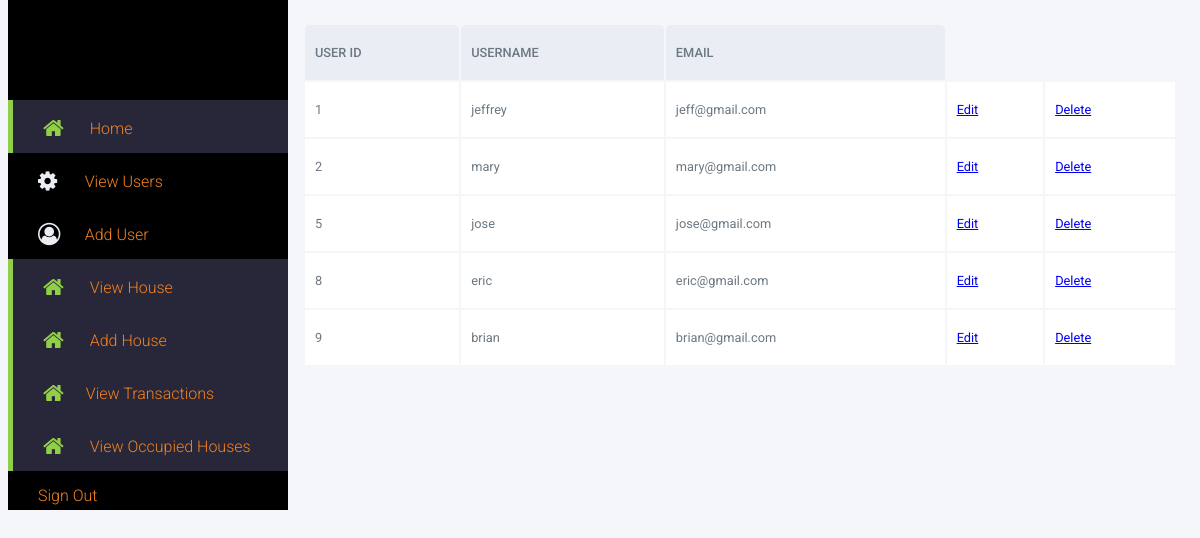
Page /crud/admin.php on the committed database.
### tables this page shows
CREATE TABLE IF NOT EXISTS `myusers` (
  `id` bigint(10) NOT NULL AUTO_INCREMENT,
  `fullname` varchar(70) NOT NULL,
  `username` varchar(70) NOT NULL,
  `email` varchar(60) NOT NULL,
  `password` varchar(60) NOT NULL,
  `usertype` varchar(30) NOT NULL,
  PRIMARY KEY (`id`),
  UNIQUE KEY `username` (`username`),
  UNIQUE KEY `email` (`email`)
);

### crud/admin.php (the view, shortened to what this page needs)
<?php
	include "../Connection/dbConnect.php";
?>
<!DOCTYPE html>
<html>
<head>
	<link rel="stylesheet" type="text/css" href="../css/admin.css">
	<link href="https://stackpath.bootstrapcdn.com/font-awesome/4.7.0/css/font-awesome.min.css" rel="stylesheet">
</head>
<body>
	<section id="sidemenu">
		<nav>
			<a href="../cpanel.php" class="active"><i class="fa fa-home" aria-hidden="true"></i> Home</a>
			<a href="admin.php"><i class="fa fa-cog" aria-hidden="true"> </i> View Users </a>
			<a href="addusers.php"><i class="fa fa-user-circle-o" aria-hidden="true"></i> Add User </a>
			<a href="viewhouse.php" class="active"><i class="fa fa-home" aria-hidden="true"></i> View House</a>
		<a href="../crud/addhouse.php" class="active"><i class="fa fa-home" aria-hidden="true"></i> Add House</a>
<a href="../crud/transactions.php" class="active"><i class="fa fa-home" aria-hidden="true"></i>View Transactions</a>
<a href="../crud/occupied.php" class="active"><i class="fa fa-home" aria-hidden="true"></i> View Occupied Houses</a>
<a href="../DB/userProcess.php?signout">Sign Out</a>
		</nav>
	</section>
	<section id="content-area">
		<table>
			<thead>
				<tr>
					<th> User ID </th>
					<th> Username </th>
					<th> Email </th>
				</tr>
			</thead>
			<?php
				$sql = "SELECT * FROM myusers";
				$query = $conn -> query($sql);
				if ($query -> num_rows > 0) {
					while ($row = mysqli_fetch_object($query)) {
			?>
			<tbody>
				<tr>
					<td> <?php echo $row ->id?> </td>
					<td> <?php echo $row ->username?> </td>
					<td> <?php echo $row ->email?> </td>
					<td> <a href="../crud/editusers.php?edited=1&id=<?php echo $row->id ?>">  Edit</a> </td>
					<td> <a href="../DB/userProcess.php?delete=1&id=<?php echo $row->id?>" onclick="return confirm('Are you sure you want to delete  <?php echo $row ->username ?>  from the database?')"> Delete </a> </td>
				</tr>
			</tbody>
			<?php
					}
				}else{
					echo "Error";
				}
			?>
		</table>
	</section>
</body>
</html>

### css/admin.css (style rules this page uses)
* { box-sizing: border-box; }
body { font-family: 'Roboto', sans-serif; background: #F4F6F9; }
#content-area { margin-left: 280px; padding: 15px; }
table { width: 100% }
table thead { background: #EAEDF3; }
table thead th { font-size: 0.8rem; padding: 20px 10px; text-transform: uppercase; font-weight: 500; text-align: left; color: #6C7882; -webkit-border-top-left-radius: 5px; -webkit-border-top-right-radius: 5px; -moz-border-radius-top-left: 5px; -moz-border-radius-top-right: 5px; border-top-left-radius: 5px; border-top-right-radius: 5px; }
table tbody { background: #fff; font-size: 0.8rem; }
table tbody td { padding: 20px 10px; color: #6C7882 }
#sidemenu { background: black; width: 280px; position: absolute; top: 0; bottom: 0; height: 510px; #border-radius: 0px 0px 5px 5px; }
#sidemenu nav { padding-top: 100px; }
#sidemenu nav a { display: block; color: #F48320; text-decoration: none; padding: 15px 30px; font-weight: 300; transition: all 0.3s ease-in-out; }
#sidemenu nav a .fa { color: #EAEDF3; font-size: 1.4rem; margin-right: 0.8rem; display: inline-block; width: 30px; position: relative; top: 2px; }
.active { background: #282639; border-left: 5px solid #92CF48; padding: 15px 30px 15px 25px; }
#sidemenu nav a.active .fa { color: #92CF48; }

### rows in the picture
myusers: id "1", username "jeffrey", email "jeff@gmail.com"
myusers: id "2", username "mary", email "mary@gmail.com"
myusers: id "5", username "jose", email "jose@gmail.com"
myusers: id "8", username "eric", email "eric@gmail.com"
myusers: id "9", username "brian", email "brian@gmail.com"
